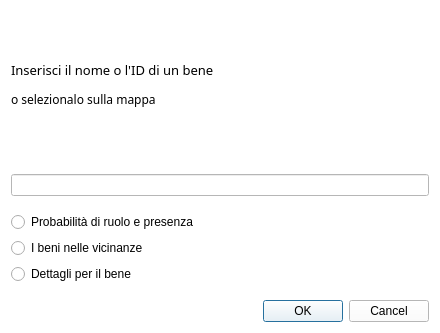
<?xml version="1.0" encoding="UTF-8"?>
<ui version="4.0">
 <class>Dialog</class>
 <widget class="QDialog" name="Dialog">
  <property name="geometry">
   <rect>
    <x>0</x>
    <y>0</y>
    <width>440</width>
    <height>333</height>
   </rect>
  </property>
  <property name="font">
   <font>
    <family>Arial</family>
    <weight>75</weight>
    <bold>true</bold>
   </font>
  </property>
  <property name="windowTitle">
   <string>Analisi bene</string>
  </property>
  <property name="windowOpacity">
   <double>0.950000000000000</double>
  </property>
  <property name="styleSheet">
   <string notr="true">background-color:white;</string>
  </property>
  <layout class="QGridLayout" name="gridLayout">
   <item row="4" column="0">
    <widget class="QRadioButton" name="radioButtonProb">
     <property name="font">
      <font>
       <family>Segoe UI</family>
       <pointsize>9</pointsize>
       <weight>50</weight>
       <bold>false</bold>
      </font>
     </property>
     <property name="cursor">
      <cursorShape>PointingHandCursor</cursorShape>
     </property>
     <property name="whatsThis">
      <string>&lt;html&gt;&lt;head/&gt;&lt;body&gt;&lt;p&gt;Visualizzare la probabilità di ruolo e presenza del bene selezionato.&lt;/p&gt;&lt;/body&gt;&lt;/html&gt;</string>
     </property>
     <property name="styleSheet">
      <string notr="true">/*QRadioButton::indicator {
    width: 18px;
    height: 18px;
}
QRadioButton::indicator::unchecked {
   image:url('images/radio_button_off.png');
}
QRadioButton::indicator::checked {
   image:url('images/radio_button_on.png');
}
QRadioButton::indicator::checked:hover {
   image:url('images/radio_button_on_grey.png');
}
QRadioButton::indicator::unchecked:hover {
   image:url('images/radio_button_off_grey.png');
}*/</string>
     </property>
     <property name="text">
      <string>Probabilità di ruolo e presenza</string>
     </property>
    </widget>
   </item>
   <item row="8" column="0">
    <widget class="QDialogButtonBox" name="buttonBox">
     <property name="font">
      <font>
       <family>Segoe UI</family>
       <pointsize>9</pointsize>
       <weight>50</weight>
       <bold>false</bold>
      </font>
     </property>
     <property name="cursor">
      <cursorShape>PointingHandCursor</cursorShape>
     </property>
     <property name="standardButtons">
      <set>QDialogButtonBox::Cancel|QDialogButtonBox::Ok</set>
     </property>
    </widget>
   </item>
   <item row="0" column="0">
    <widget class="QLabel" name="label">
     <property name="font">
      <font>
       <family>Lucida Sans</family>
       <pointsize>10</pointsize>
       <weight>50</weight>
       <italic>false</italic>
       <bold>false</bold>
      </font>
     </property>
     <property name="text">
      <string>&lt;html&gt;&lt;head/&gt;&lt;body&gt;&lt;p&gt;Inserisci il nome o l'ID di un bene&lt;/p&gt;&lt;p&gt;&lt;span style=&quot; font-size:9pt;&quot;&gt;o selezionalo sulla mappa&lt;/span&gt;&lt;/p&gt;&lt;/body&gt;&lt;/html&gt;</string>
     </property>
    </widget>
   </item>
   <item row="5" column="0">
    <widget class="QRadioButton" name="radioButtonBeniVicini">
     <property name="font">
      <font>
       <family>Segoe UI</family>
       <pointsize>9</pointsize>
       <weight>50</weight>
       <bold>false</bold>
      </font>
     </property>
     <property name="cursor">
      <cursorShape>PointingHandCursor</cursorShape>
     </property>
     <property name="whatsThis">
      <string>&lt;html&gt;&lt;head/&gt;&lt;body&gt;&lt;p&gt;Visualizzare i 10 beni più vicini al bene selezionato con probabilità di ruolo e presenza&lt;/p&gt;&lt;/body&gt;&lt;/html&gt;</string>
     </property>
     <property name="styleSheet">
      <string notr="true">/*QRadioButton::indicator {
    width: 18px;
    height: 18px;
}
QRadioButton::indicator::unchecked {
   image:url('images/radio_button_off.png');
}
QRadioButton::indicator::checked {
   image:url('images/radio_button_on.png');
}
QRadioButton::indicator::checked:hover {
   image:url('images/radio_button_on_grey.png');
}
QRadioButton::indicator::unchecked:hover {
   image:url('images/radio_button_off_grey.png');
}*/</string>
     </property>
     <property name="text">
      <string>I beni nelle vicinanze</string>
     </property>
    </widget>
   </item>
   <item row="6" column="0">
    <widget class="QRadioButton" name="radioButtonDettagli">
     <property name="font">
      <font>
       <family>Segoe UI</family>
       <pointsize>9</pointsize>
       <weight>50</weight>
       <bold>false</bold>
      </font>
     </property>
     <property name="cursor">
      <cursorShape>PointingHandCursor</cursorShape>
     </property>
     <property name="whatsThis">
      <string>&lt;html&gt;&lt;head/&gt;&lt;body&gt;&lt;p&gt;Visualizzare i dettagli del bene selezionato.&lt;/p&gt;&lt;/body&gt;&lt;/html&gt;</string>
     </property>
     <property name="styleSheet">
      <string notr="true">/*QRadioButton::indicator {
    width: 18px;
    height: 18px;
}
QRadioButton::indicator::unchecked {
   image:url('images/radio_button_off.png');
}
QRadioButton::indicator::checked {
   image:url('images/radio_button_on.png');
}
QRadioButton::indicator::checked:hover {
   image:url('images/radio_button_on_grey.png');
}
QRadioButton::indicator::unchecked:hover {
   image:url('images/radio_button_off_grey.png');
}*/</string>
     </property>
     <property name="text">
      <string>Dettagli per il bene</string>
     </property>
    </widget>
   </item>
   <item row="3" column="0">
    <spacer name="horizontalSpacer">
     <property name="orientation">
      <enum>Qt::Horizontal</enum>
     </property>
     <property name="sizeHint" stdset="0">
      <size>
       <width>40</width>
       <height>10</height>
      </size>
     </property>
    </spacer>
   </item>
   <item row="7" column="0">
    <spacer name="horizontalSpacer_2">
     <property name="orientation">
      <enum>Qt::Horizontal</enum>
     </property>
     <property name="sizeHint" stdset="0">
      <size>
       <width>40</width>
       <height>10</height>
      </size>
     </property>
    </spacer>
   </item>
   <item row="2" column="0">
    <widget class="QLineEdit" name="lineEdit">
     <property name="font">
      <font>
       <family>Segoe UI</family>
       <pointsize>8</pointsize>
       <weight>50</weight>
       <bold>false</bold>
      </font>
     </property>
     <property name="whatsThis">
      <string>&lt;html&gt;&lt;head/&gt;&lt;body&gt;&lt;p&gt;Selezionare il bene inserendo ID o identificativo.&lt;/p&gt;&lt;/body&gt;&lt;/html&gt;</string>
     </property>
     <property name="text">
      <string/>
     </property>
    </widget>
   </item>
   <item row="1" column="0">
    <spacer name="horizontalSpacer_3">
     <property name="orientation">
      <enum>Qt::Horizontal</enum>
     </property>
     <property name="sizeHint" stdset="0">
      <size>
       <width>40</width>
       <height>10</height>
      </size>
     </property>
    </spacer>
   </item>
  </layout>
 </widget>
 <resources/>
 <connections>
  <connection>
   <sender>buttonBox</sender>
   <signal>accepted()</signal>
   <receiver>Dialog</receiver>
   <slot>accept()</slot>
   <hints>
    <hint type="sourcelabel">
     <x>241</x>
     <y>370</y>
    </hint>
    <hint type="destinationlabel">
     <x>261</x>
     <y>328</y>
    </hint>
   </hints>
  </connection>
  <connection>
   <sender>buttonBox</sender>
   <signal>rejected()</signal>
   <receiver>Dialog</receiver>
   <slot>reject()</slot>
   <hints>
    <hint type="sourcelabel">
     <x>364</x>
     <y>370</y>
    </hint>
    <hint type="destinationlabel">
     <x>376</x>
     <y>327</y>
    </hint>
   </hints>
  </connection>
 </connections>
</ui>
